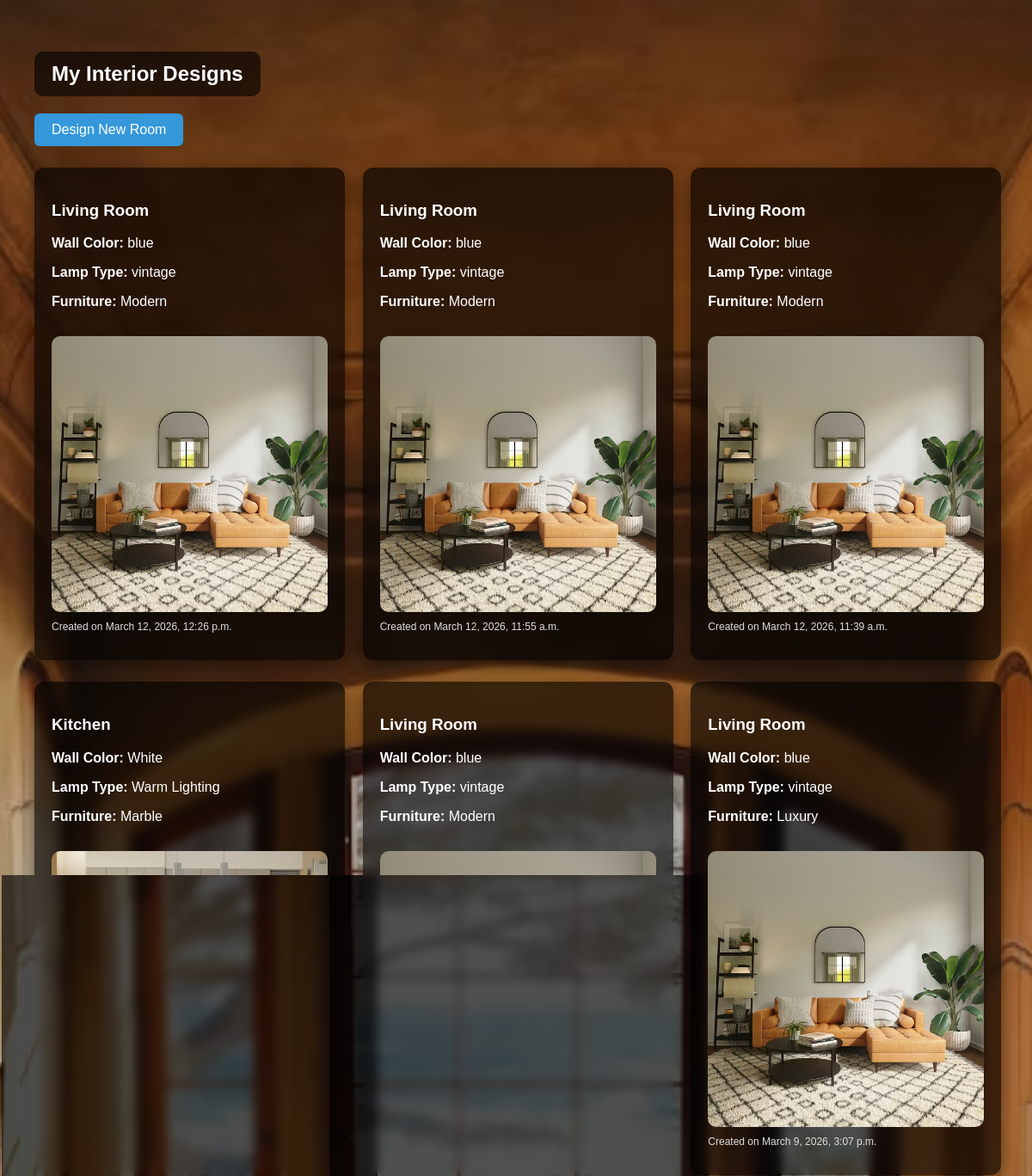
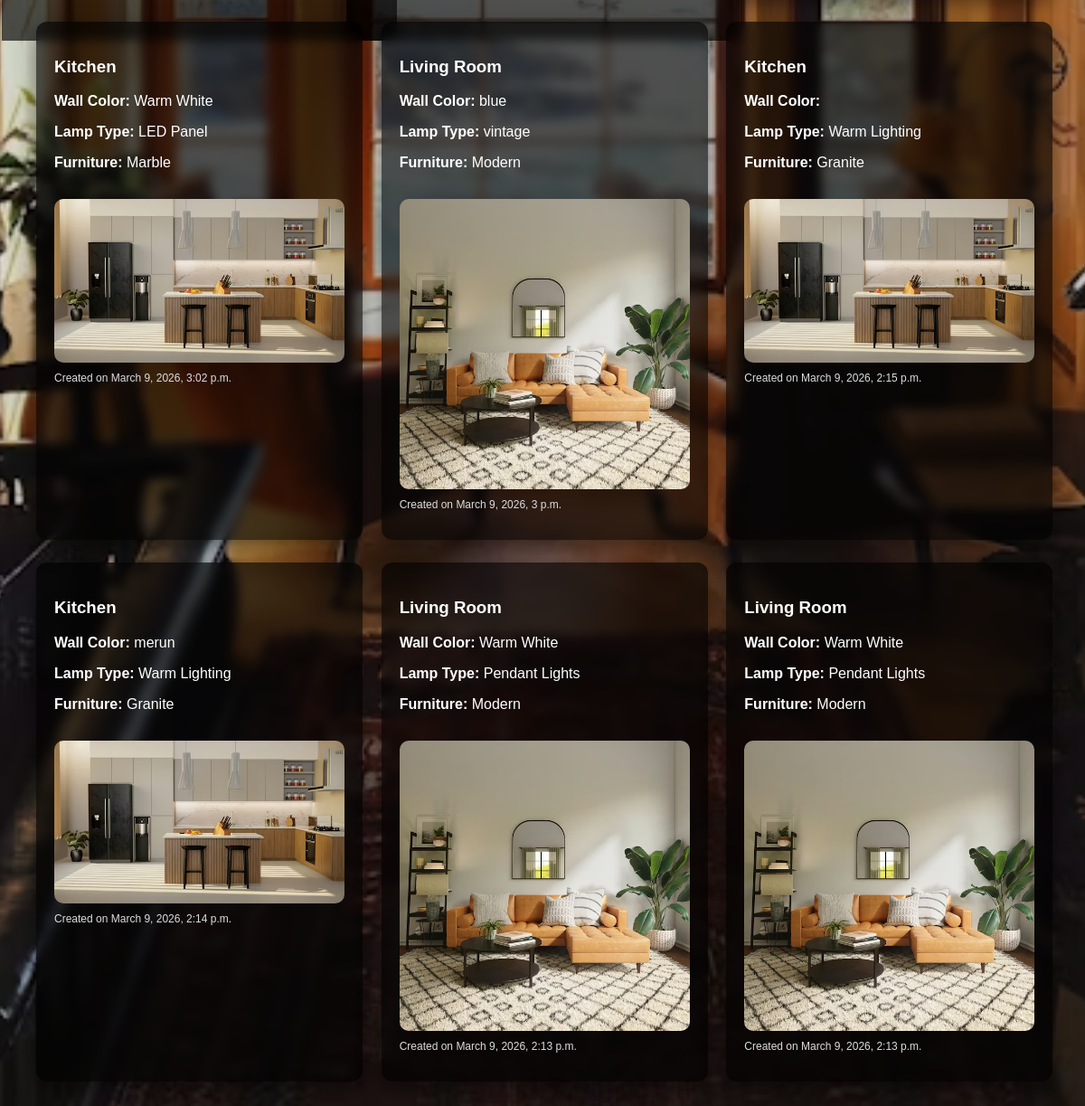
/my-designs/ (signed in), run on the app's committed database (2 pictures, top to bottom).
### mainapp/models.py (models this page shows, shortened)
class RoomDesign(models.Model):
    ROOM_CHOICES = [
        ('Living Room','Living Room'),
        ('Kitchen','Kitchen'),
        ('Bedroom','Bedroom'),
        ('Bathroom','Bathroom'),
        ('Dining Room','Dining Room'),
        ('Study Room','Study Room'),
        ('Kids Room','Kids Room'),
        ('Balcony','Balcony'),
        ('Pooja Room','Pooja Room'),
        ('Guest Room','Guest Room'),
    ]
    HOUSE_CHOICES = [
        ('1RK','1RK'),
        ('1BHK','1BHK'),
        ('2BHK','2BHK'),
        ('3BHK','3BHK'),
        ('4BHK','4BHK'),
        ('5BHK','5BHK'),
    ]
    user = models.ForeignKey(User, on_delete=models.CASCADE)
    house_type = models.CharField(
        max_length=10,
        choices=HOUSE_CHOICES,
        null=True,
        blank=True
    )
    room_type = models.CharField(
        max_length=50,
        choices=ROOM_CHOICES
    )
    wall_color = models.CharField(
        max_length=50,
        null=True,
        blank=True
    )
    lamp_type = models.CharField(
        max_length=50,
        null=True,
        blank=True
    )
    furniture = models.CharField(
        max_length=50,
        null=True,
        blank=True
    )
    image = models.ImageField(
        upload_to='uploads/',
        null=True,
        blank=True
    )
    created_at = models.DateTimeField(auto_now_add=True)

### mainapp/views.py (the view)
# urls.py: path('my-designs/', views.my_designs, name='my_designs'),
@login_required
def my_designs(request):
    designs = RoomDesign.objects.filter(
        user=request.user
    ).order_by('-created_at')
    return render(request, 'my_designs.html', {
        'designs': designs
    })

### mainapp/templates/my_designs.html (shortened to what this page needs)
{% load static %}
<link rel="stylesheet" href="{% static 'css/style.css' %}">
<div class="page-wrapper">
<h2 class="page-title">My Interior Designs</h2>
<br>
<a href="/rooms/">
<button class="design-btn">Design New Room</button>
</a>
{% if designs %}
<div class="design-grid">
{% for design in designs %}
<div class="design-card">
<h3>{{ design.room_type }}</h3>
<p><b>Wall Color:</b> {{ design.wall_color }}</p>
<p><b>Lamp Type:</b> {{ design.lamp_type }}</p>
<p><b>Furniture:</b> {{ design.furniture }}</p>
{% if design.image %}
<img src="{{ design.image.url }}" class="design-image">
{% endif %}
<p class="design-date">
Created on {{ design.created_at }}
</p>
</div>
{% endfor %}
</div>
{% endif %}
</div>

### mainapp/static/css/style.css (style rules this page uses)
button { background:#3498db; color:white; border:none; padding:10px 18px; border-radius:6px; cursor:pointer; font-size:16px; }
.design-card { width:700px; max-width:90%; background:rgba(255,255,255,0.92); padding:40px; border-radius:15px; box-shadow:0 10px 35px rgba(0,0,0,0.35); }

### mainapp/templates/my_designs.html (style rules this page uses)
.page-wrapper { padding:40px; }
.page-title { color:white; background:rgba(0,0,0,0.6); padding:12px 20px; border-radius:10px; display:inline-block; margin-bottom:20px; }
.design-btn { padding:10px 20px; background:#3498db; color:white; border:none; border-radius:6px; cursor:pointer; margin-bottom:25px; }
.design-grid { display:grid; grid-template-columns:repeat(auto-fit,minmax(300px,1fr)); gap:25px; }
.design-card { background:rgba(0,0,0,0.65); color:white; padding:20px; border-radius:12px; box-shadow:0 8px 25px rgba(0,0,0,0.5); backdrop-filter:blur(6px); transition:transform 0.2s ease; }
.design-image { width:100%; border-radius:10px; margin-top:15px; }
.design-date { margin-top:10px; font-size:12px; color:#ddd; }

### data on the page
RoomDesign: room_type "Living Room", wall_color "blue", lamp_type "vintage", furniture "Modern", image (picture), created_at "March 12, 2026, 12:26 p.m."
RoomDesign: room_type "Living Room", wall_color "blue", lamp_type "vintage", furniture "Modern", image (picture), created_at "March 12, 2026, 11:55 a.m."
RoomDesign: room_type "Living Room", wall_color "blue", lamp_type "vintage", furniture "Modern", image (picture), created_at "March 12, 2026, 11:39 a.m."
RoomDesign: room_type "Kitchen", wall_color "White", lamp_type "Warm Lighting", furniture "Marble", image (picture)
RoomDesign: room_type "Living Room", wall_color "blue", lamp_type "vintage", furniture "Modern", image (picture)
RoomDesign: room_type "Living Room", wall_color "blue", lamp_type "vintage", furniture "Luxury", image (picture), created_at "March 9, 2026, 3:07 p.m."
RoomDesign: room_type "Kitchen", wall_color "Warm White", lamp_type "LED Panel", furniture "Marble", image (picture), created_at "March 9, 2026, 3:02 p.m."
RoomDesign: room_type "Living Room", wall_color "blue", lamp_type "vintage", furniture "Modern", image (picture), created_at "March 9, 2026, 3 p.m."
RoomDesign: room_type "Kitchen", lamp_type "Warm Lighting", furniture "Granite", image (picture), created_at "March 9, 2026, 2:15 p.m."
RoomDesign: room_type "Kitchen", wall_color "merun", lamp_type "Warm Lighting", furniture "Granite", image (picture), created_at "March 9, 2026, 2:14 p.m."
RoomDesign: room_type "Living Room", wall_color "Warm White", lamp_type "Pendant Lights", furniture "Modern", image (picture), created_at "March 9, 2026, 2:13 p.m."
RoomDesign: room_type "Living Room", wall_color "Warm White", lamp_type "Pendant Lights", furniture "Modern", image (picture), created_at "March 9, 2026, 2:13 p.m."
